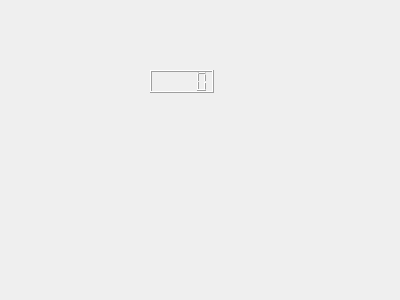
<?xml version="1.0" encoding="UTF-8"?>
<ui version="4.0">
 <class>Widget</class>
 <widget class="QWidget" name="Widget">
  <property name="geometry">
   <rect>
    <x>0</x>
    <y>0</y>
    <width>400</width>
    <height>300</height>
   </rect>
  </property>
  <property name="windowTitle">
   <string>Widget</string>
  </property>
  <widget class="QLCDNumber" name="lcdNumber">
   <property name="geometry">
    <rect>
     <x>150</x>
     <y>70</y>
     <width>64</width>
     <height>23</height>
    </rect>
   </property>
  </widget>
 </widget>
 <layoutdefault spacing="6" margin="11"/>
 <resources/>
 <connections/>
</ui>
